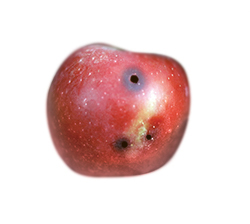
%> input picture source/input_images/ac-1.jpg, 250 x 224 px
$ octave --eval "result = detector('input_images/ac-1.jpg');"   (GNU Octave 9; MATLAB toolbox functions it lacks are replaced by stand-ins)
%> lines starting %> are read from the running program, lines starting %| are printed output that depends on the picture; in (x1, y1, x2, y2) boxes, pixels count from 0 and x2, y2 are one past the last pixel; in counts of white or black regions, pixels touching at a corner belong together; the program's own positions count from 1
function [disease, black_disease_ratio, edge_4m, edge_8m, img_bw, img_red, img_green, img_blue, bin_red, bin_apple, bin_black_disease, imgsep, img_seg]  = detector(img_filename)
%> called with img_filename = 'input_images/ac-1.jpg'
        img_original = imread(img_filename);
%> img_original is the input picture: size 224x250x3 uint8; mean R, G, B 234, 209.4, 208.3
        img_original = imresize(img_original, [250 250], 'nearest');
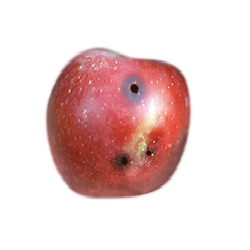
%> img_original: size 250x250x3 uint8; mean R, G, B 234, 209.4, 208.3

        % Seperate the original image to seperate channels
        img_bw      =   rgb2gray(img_original);
        img_red     =   img_original(:,:,1);
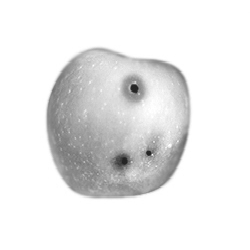
%> img_red: size 250x250 uint8; min 34, max 255, mean 234
        img_green   =   img_original(:,:,2);
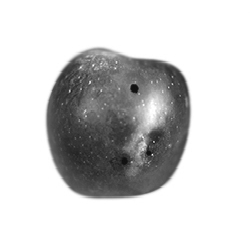
%> img_green: size 250x250 uint8; min 16, max 255, mean 209.4
        img_blue    =   img_original(:,:,3);

        % Grey level slicing to detect spots
        % These values were determined by doing many tests to find best
        % suitable value.
        black_area_l1       =   0;      % Lower bound to detect black/dark pixels (To detect black area in the apple)
        black_area_l2       =   90;     % Upper bound to detect black/dark pixels (To detect black area in the apple)
        black_disease_l1    =   0;      % Lower bound to detect darker spots including less darker spots (To identify between two black diseases)
        black_disease_l2    =   100;    % Upper bound to detect darker spots including less darker spots (To identify between two black diseases)
        white_light_l1      =   250;    % Lower bound to detect white/light pixels (To detect the background excluding apple)
        white_light_l2      =   255;    % Upper bound to detect white/light pixels (To detect the background excluding apple)

        black_disease_area = 0;         % To count dark area pixels

        % Gets no of rows and columns
        [row,col] = size(img_bw);
%> row = 250; col = 250

        % Pre-Allocate space for the binary images to speed up the algorithm.
        bin_red             =   zeros(row,col);       % Allocation for Red channel's dark spots (0 - 90)
        bin_black_disease   =   zeros(row,col);       % Area of dark/black spots in image
        bin_apple           =   zeros(row,col);       % Area of the full apple

        % Grey level slicing is done in one iteration to speed up the
        % algrotithm.
        for x=1:row
            for y=1:col

                % Grey level slicing to get the dark area ratio
                if((img_red(x,y)>black_area_l1) && (img_red(x,y)<black_area_l2)) % 0-90 pixels ( To detect Black/Dark areas in the apple)
                    bin_red(x,y)=255;
                    black_disease_area = black_disease_area + 1;
                else
                    bin_red(x,y)=0;
                end

                % Grey level slicing to get the area of the apple
                if((img_green(x,y)>=white_light_l1) && (img_green(x,y)<=white_light_l2)) % 250 - 255  ( To detect get apple area )
                    bin_apple(x,y)=0;
                else
                    bin_apple(x,y)=255;
                end

                % Grey level slicing to detect dark spots, used to identify
                % between the two black diseases.
                if((img_red(x,y)>black_disease_l1) && (img_red(x,y)<black_disease_l2)) % 0 - 100  (To detect Black/Dark with grey colors)
                    bin_black_disease(x,y)=255;
                else
                    bin_black_disease(x,y)=0;
                end
            end
        end
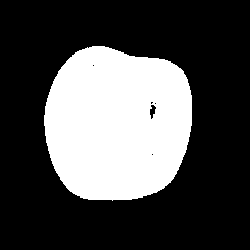
%> bin_apple: size 250x250 double; 29.9% white; 1 white region, box (x1, y1, x2, y2) and area: (44, 46, 192, 201) 18670
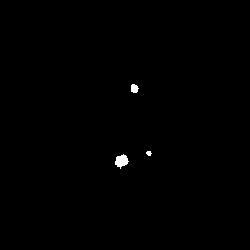
%> bin_black_disease: size 250x250 double; 0.33% white; 3 white regions, box (x1, y1, x2, y2) and area: (115, 154, 129, 169) 130, (131, 84, 139, 93) 56, (146, 151, 152, 156) 22
%> bin_red: size 250x250 double; 0.28% white; 3 white regions, box (x1, y1, x2, y2) and area: (115, 155, 128, 167) 103, (131, 84, 139, 93) 52, (146, 151, 152, 156) 21
%> after the loop, black_disease_area = 176

        % Identificaiton for Flyspeck vs Apple Cod (between Black diseases)
        [~, thresh] = edge(img_red,'Roberts');
%> thresh = 0.0493
        sens = thresh + 0.07;
%> sens = 0.119
        imgsep = edge(img_red,'Roberts', sens);
%> imgsep: size 250x250 logical; 0.5% white in thin lines or dots, all inside (x1, y1, x2, y2) = (46, 58, 188, 198)

        % Logical AND operation to find common pixels in dark diseased.
        intersection = bin_black_disease&imgsep;
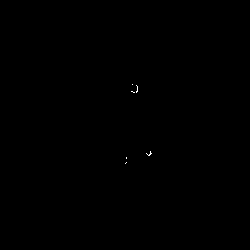
%> intersection: size 250x250 logical; 0.04% white in thin lines or dots, all inside (x1, y1, x2, y2) = (125, 84, 152, 164)
        [~, edge_4m] = bwlabel(intersection, 4);
%> edge_4m = 11

        % Identificaiton for Powdery Mildew on Blue channel using Roberts
        % edge detection (with additional 0.01 sensitivity)
        [~, thresh] = edge(img_blue,'Roberts');
%> thresh = 0.0777
        sens = thresh + 0.01;
%> sens = 0.0877
        img_seg = edge(img_blue,'Roberts', sens);
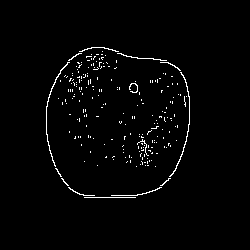
%> img_seg: size 250x250 logical; 1.9% white in thin lines or dots, all inside (x1, y1, x2, y2) = (46, 47, 190, 198)
        [~,edge_8m] = bwlabel(img_seg,8);
%> edge_8m = 221

        % Fill holes inside apple if there are, then sum all white pixels
        % and then divide by 255 to get count of White pixels effectively
        % area of the apple.
        bin_apple = imfill(bin_apple,'holes');
%> bin_apple: size 250x250 double; 30% white; 1 white region, box (x1, y1, x2, y2) and area: (44, 46, 192, 201) 18726
        apple_area = sum(bin_apple(:))/255;
%> apple_area = 18726

        % Get the black_disease ratio (black_disease_area/apple_area);
        black_disease_ratio = black_disease_area/apple_area;
%> black_disease_ratio = 0.0094
%> `result = detector('input_images/ac-1.jpg');`: result = 'Apple Cod'

        % Grouping them to disease
        if (black_disease_ratio > 0.006176217)
            if (edge_4m > 47)
                disease = 'Fly Speck';
            else
                disease = 'Apple Cod';
            end
        else
            if (edge_8m < 280)
                disease = 'No disease';
            else
                disease = 'Powdery Mildew';
            end
        end
end

$ run again, on source/input_images/ac-2.jpg
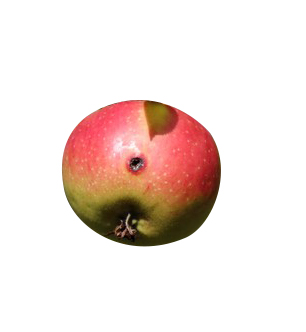
%> input picture source/input_images/ac-2.jpg, 306 x 332 px
%> in detector, img_original is the input picture: size 332x306x3 uint8; mean R, G, B 240.4, 226.1, 221.4
%> img_original: size 250x250x3 uint8
%> after the loop in detector, `for x=1:row`:
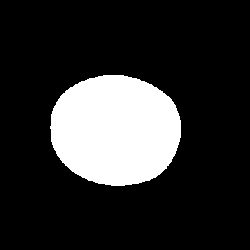
%> bin_apple: size 250x250 double; 18.5% white; 1 white region, box (x1, y1, x2, y2) and area: (50, 75, 181, 186) 11588
%> after the loop in detector, `for x=1:row`: black_disease_area = 2191
%> in detector, `[~, thresh] = edge(img_red,'Roberts');`: thresh = 0.0773
%> in detector, `sens = thresh + 0.07;`: sens = 0.147
%> imgsep: size 250x250 logical; 0.77% white in thin lines or dots, all inside (x1, y1, x2, y2) = (50, 74, 181, 185)
%> intersection: size 250x250 logical; 0.32% white in thin lines or dots, all inside (x1, y1, x2, y2) = (60, 119, 181, 185)
%> edge_4m = 69
%> in detector, `[~, thresh] = edge(img_blue,'Roberts');`: thresh = 0.101
%> in detector, `sens = thresh + 0.01;`: sens = 0.111
%> in detector, `img_seg = edge(img_blue,'Roberts', sens);`:
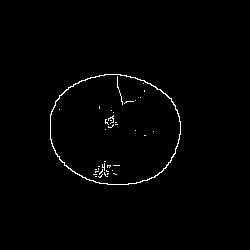
%> img_seg: size 250x250 logical; 1.1% white in thin lines or dots, all inside (x1, y1, x2, y2) = (50, 74, 181, 185)
%> edge_8m = 38
%> apple_area = 11588
%> black_disease_ratio = 0.189
%> result = 'Fly Speck'

$ run again, on source/input_images/ac-3.jpg
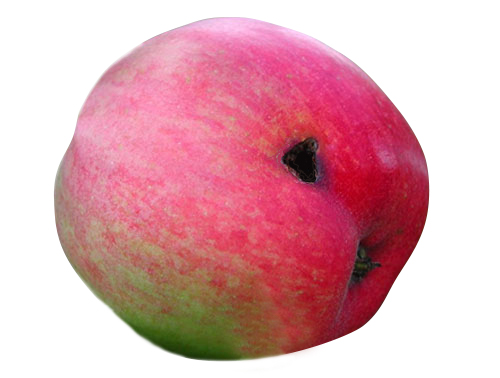
%> input picture source/input_images/ac-3.jpg, 500 x 378 px
%> in detector, img_original is the input picture: size 378x500x3 uint8; mean R, G, B 221.7, 169, 177.4
%> img_original: size 250x250x3 uint8
%> after the loop in detector, `for x=1:row`:
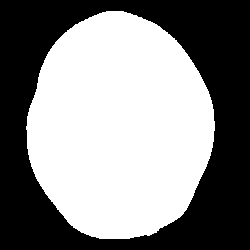
%> bin_apple: size 250x250 double; 53.1% white; 1 black region, box (x1, y1, x2, y2) and area: (0, 0, 250, 250) 29338
%> after the loop in detector, `for x=1:row`: black_disease_area = 1473
%> in detector, `[~, thresh] = edge(img_red,'Roberts');`: thresh = 0.077
%> in detector, `sens = thresh + 0.07;`: sens = 0.147
%> imgsep: size 250x250 logical; 0.92% white in thin lines or dots, all inside (x1, y1, x2, y2) = (26, 16, 214, 239)
%> intersection: size 250x250 logical; 0.09% white in thin lines or dots, all inside (x1, y1, x2, y2) = (66, 94, 191, 238)
%> edge_4m = 28
%> in detector, `[~, thresh] = edge(img_blue,'Roberts');`: thresh = 0.101
%> in detector, `sens = thresh + 0.01;`: sens = 0.111
%> in detector, `img_seg = edge(img_blue,'Roberts', sens);`:
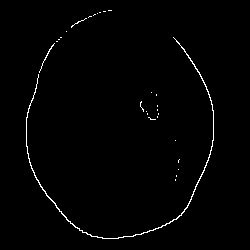
%> img_seg: size 250x250 logical; 1.2% white in thin lines or dots, all inside (x1, y1, x2, y2) = (26, 10, 214, 239)
%> edge_8m = 28
%> apple_area = 33162
%> black_disease_ratio = 0.0444
%> result = 'Apple Cod'
